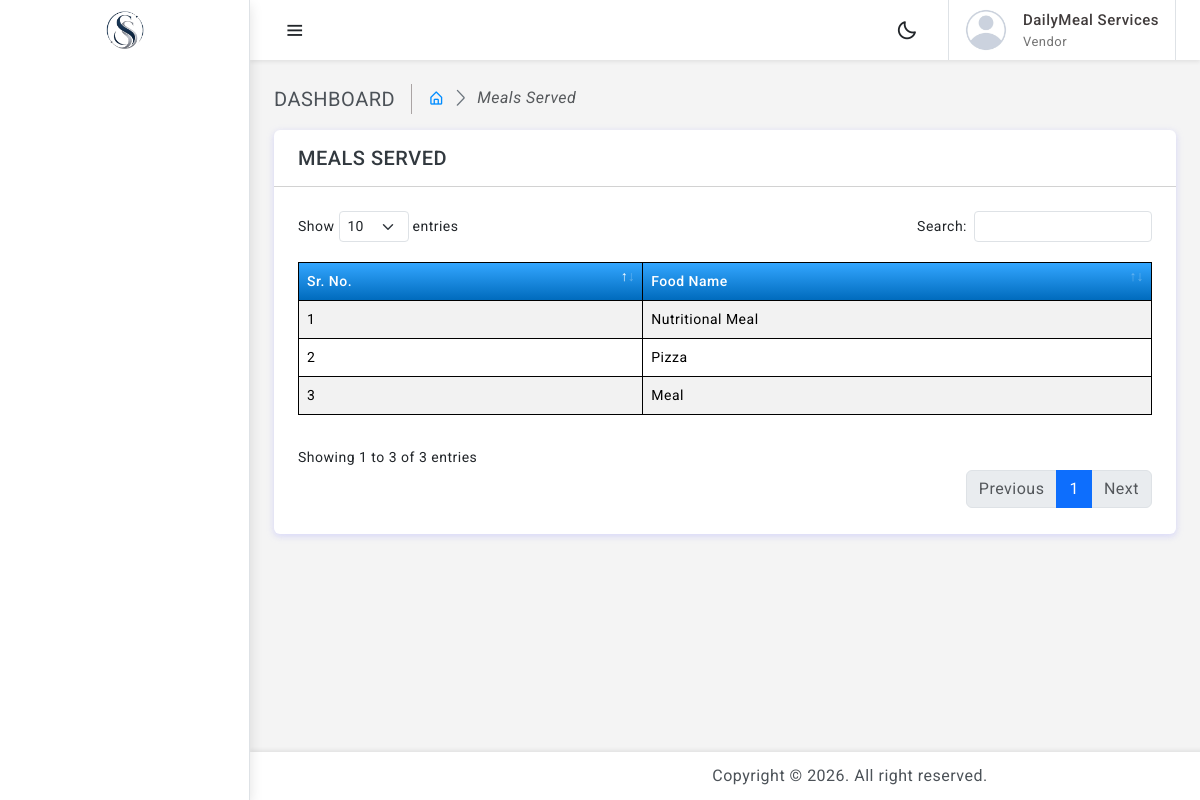
The app's page /card_food.php (signed in) with its own data.
### tables this page shows
CREATE TABLE `food_type_master` (
  `id` int(11) NOT NULL,
  `food_type_name` varchar(100) NOT NULL,
  `status` tinyint(4) DEFAULT 1,
  `created_by` int(11) DEFAULT NULL,
  `created_at` timestamp NOT NULL DEFAULT current_timestamp()
);

### card_food.php (the view, shortened to what this page needs)
<?php
include_once('api/config.php');
$foods = [];
$sql = "SELECT * FROM food_type_master WHERE status = 1 ORDER BY id DESC";
$result = $conn->query($sql);
if ($result && $result->num_rows > 0) {
    while ($row = $result->fetch_assoc()) {
        $foods[] = $row;
    }
}
?>
<!doctype html>
<html lang="en" data-bs-theme="light">
<head>
	<link href="assets/plugins/simplebar/css/simplebar.css" rel="stylesheet">
	<link href="assets/plugins/perfect-scrollbar/css/perfect-scrollbar.css" rel="stylesheet">
	<link href="assets/plugins/metismenu/css/metisMenu.min.css" rel="stylesheet">
	<link href="assets/plugins/datatable/css/dataTables.bootstrap5.min.css" rel="stylesheet">
	<link href="assets/css/pace.min.css" rel="stylesheet">
	<link href="assets/css/bootstrap.min.css" rel="stylesheet">
	<link href="assets/css/bootstrap-extended.css" rel="stylesheet">
	 <link rel="stylesheet" href="https://cdn.jsdelivr.net/npm/alertifyjs@1.13.1/build/css/alertify.min.css">
	<link href="assets/sass/app.css" rel="stylesheet">
	<link href="assets/css/icons.css" rel="stylesheet">
	<link rel="stylesheet" href="assets/sass/dark-theme.css">
	<link rel="stylesheet" href="assets/sass/semi-dark.css">
	<link rel="stylesheet" href="assets/sass/bordered-theme.css">
</head>
<body>
	<div class="wrapper">
				<?php include("api/sidebar.php"); ?>
				<?php include("api/header.php"); ?>
		<div class="page-wrapper">
			<div class="page-content container-xxl">
				<div class="page-breadcrumb d-none d-sm-flex align-items-center mb-3">
					<div class="breadcrumb-title pe-3 text-uppercase">Dashboard</div>
					<div class="ps-3">
						<nav aria-label="breadcrumb">
							<ol class="breadcrumb mb-0 p-0">
								<li class="breadcrumb-item"><a href="javascript:;"><i class="bx bx-home-alt"></i></a>
								</li>
								<li class="breadcrumb-item active" aria-current="page"><em> Meals Served</em></li>
							</ol>
						</nav>
					</div>
				</div>
                <div class="row">
                    <div class="col-lg-12 mx-auto">
                        <div class="card">
                            <div class="card-header px-4 py-3">
                                <h5 class="mb-0 text-uppercase">Meals Served</h5>
                            </div>
                            <div class="card-body p-4">
		                        <div id="rsttbl">
                                    <table id="example2" class="table table-striped table-bordered">
                                        <thead>
                                            <tr>
                                                <th>Sr. No.</th>
                                                <th>Food Name</th>
                                            </tr>
                                        </thead>
                                        <tbody>
                                            <?php
                                            if(count($foods) > 0) {
                                                $i = 1;
                                                foreach($foods as $food) {
                                                    echo "<tr>
                                                            <td>".$i++."</td>
                                                            <td>".htmlspecialchars($food['food_type_name'])."</td>
                                                        </tr>";
                                                }
                                            } else {
                                                echo "<tr>
                                                        <td colspan='5' class='text-center'>No Data Found</td>
                                                    </tr>";
                                            }
                                            ?>
                                        </tbody>
                                    </table>
                                </div>
			                </div>
				        </div>
			        </div>
				</div>
			</div>
		</div>
		<?php include("api/footer.php"); ?>
	</div>
</body>
</html>

### assets/sass/app.css (style rules this page uses)
body { font-size: 14px; color: #4c5258; letter-spacing: 0.5px; background-color: #f4f4f4; overflow-x: hidden; font-family: Roboto, sans-serif; }
a { text-decoration: none; }
.wrapper { width: 100%; position: relative; }
table#example2.dataTable tbody tr.even td { border-top: 1px solid black; }
table#example2.dataTable tbody tr.odd td { background-color: white !important; border-top: 1px solid black; opacity: 1; }
#example2 thead th { background: linear-gradient(to bottom, #33a6ff, #006bbd) !important; color: white; font-weight: 500; }
#example2 { border: black; border-left: 1px solid black; border-bottom: 1px solid black; border-top: 1px solid black; }
table.dataTable { margin-top: 20px !important; margin-bottom: 20px !important; }
.container, .container-lg, .container-md, .container-sm, .container-xl, .container-xxl { max-width: 1550px; }
.page-wrapper { height: 100%; margin-top: 60px; margin-left: 250px; padding-bottom: 30px; }
.page-wrapper .page-content { padding: 1.5rem; }
.breadcrumb-title { font-size: 20px; border-right: 1.5px solid #aaa4a4; }
.page-breadcrumb .breadcrumb li.breadcrumb-item { font-size: 16px; }
.page-breadcrumb .breadcrumb-item+.breadcrumb-item::before { display: inline-block; padding-right: 0.5rem; color: #6c757d; font-family: LineIcons; content: "\ea5c"; }

### records on screen
food_type_master: food_type_name "Nutritional Meal"
food_type_master: food_type_name "Pizza"
food_type_master: food_type_name "Meal"

### other values on screen
$_SESSION['name'] "DailyMeal Services"
